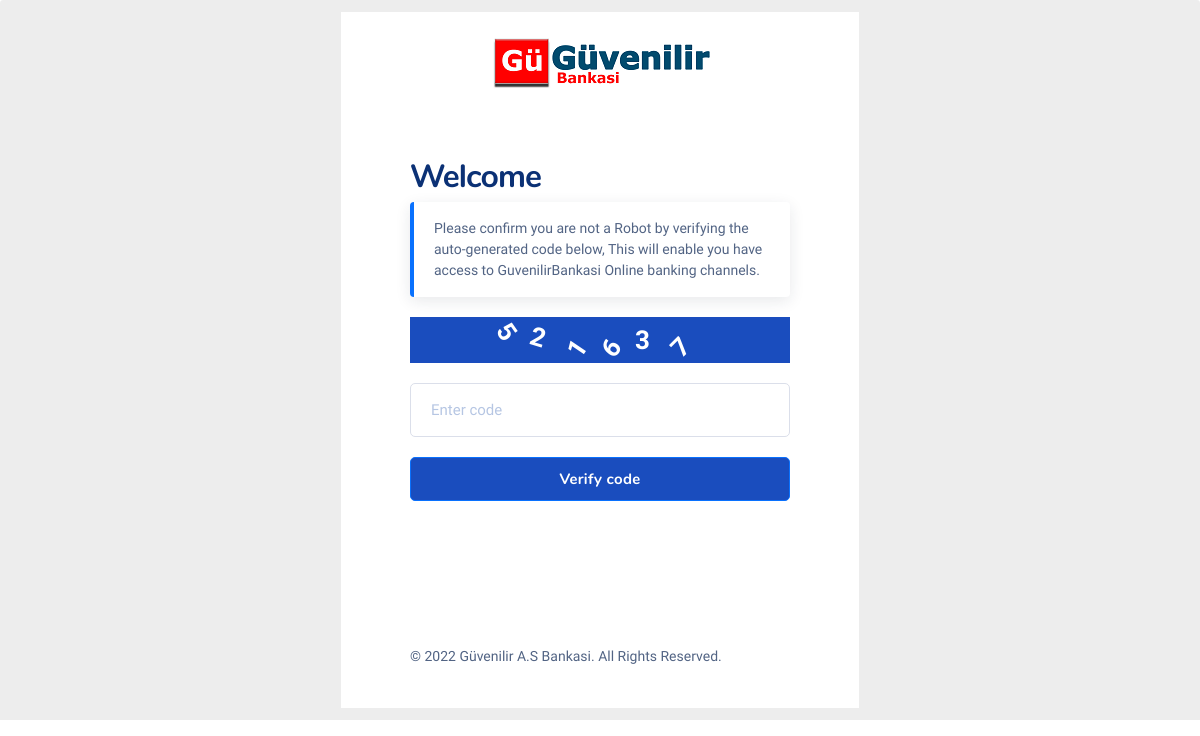
The page / on the database its author committed.
### tables this page shows
CREATE TABLE `setting` (
  `id` int(11) NOT NULL,
  `name` varchar(150) NOT NULL,
  `logo` varchar(150) NOT NULL,
  `address` varchar(150) NOT NULL,
  `email` varchar(150) NOT NULL,
  `phone` varchar(150) NOT NULL,
  `favicon` varchar(150) NOT NULL,
  `tagline` varchar(150) NOT NULL,
  `register` varchar(150) NOT NULL,
  `darklogo` varchar(150) NOT NULL,
  `description` varchar(700) NOT NULL DEFAULT 'This Credit Union is federally-insured by the National Credit Union Administration. We do business in accordance with the Fair Housing Law and Equal opportunity Credit Act.',
  `seo` varchar(150) NOT NULL,
  `footerlogo` varchar(150) NOT NULL DEFAULT 'footlogo.png',
  `securityalert` varchar(150) NOT NULL,
  `stockrate` varchar(5505) NOT NULL DEFAULT '<script type="text/javascript" src="https://s3.tradingview.com/external-embedding/embed-widget-ticker-tape.js" async="">                                                                         {                                                                             "symbols"                                                                         :                                                                             [                                                                                 {                                                                                     "title": "S&P 500",                                                                                     "proName": "OANDA:SPX500USD"                                                                                 },                                                                                 {                                                                                     "title": "Nasdaq 100",                                                                                     "proName": "OANDA:NAS100USD"                                                                                 },                                                                                 {                                                                                     "title": "EUR/USD",                                                                                     "proName": "FX_IDC:EURUSD"                                                                                 },                                                                                 {                                                                                     "title": "BTC/USD",                                                                                     "proName": "BITSTAMP:BTCUSD"                                                                                 },                                                                                 {                                                                                     "title": "ETH/USD",                                                                                     "proName": "BITSTAMP:ETHUSD"                                                                                 },                                                                                 {                                                                                     "description": "AAPL",                                                                                     "proName": "NASDAQ:AAPL"                                                                                 },                                                                                 {                                                                                     "description": "MICROSOFT",                                                                                     "proName": "NASDAQ:MSFT"                                                                                 }                                                                             ],                                                                                 "colorTheme"                                                                         :                                                                             "dark",                                                                                 "isTransparent"                                                                         :                                                                             false,                                                                                 "displayMode"                                                                         :                                                                             "compact",                                                                                 "locale"                                                                         :                                                                             "en"                                                                         }                                                                     </script>',
  `stockrate2` varchar(1000) NOT NULL DEFAULT '    <iframe             src="//www.exchangerates.org.uk/widget/ER-LRTICKER.php?w=1400&amp;s=1&amp;mc=GBP&amp;mbg=F0F0F0&amp;bs=yes&amp;bc=000044&amp;f=verdana&amp;fs=10px&amp;fc=000044&amp;lc=000044&amp;lhc=FE9A00&amp;vc=FE9A00&amp;vcu=008000&amp;vcd=FF0000&amp;"             width="1400" height="30" frameborder="0" scrolling="no" marginwidth="0" marginheight="0"></iframe>',
  `stock` int(11) NOT NULL DEFAULT 1,
  `money` varchar(50) NOT NULL DEFAULT 'USD',
  `country` varchar(50) NOT NULL DEFAULT 'United States',
  `visa_picture` varchar(150) NOT NULL,
  `tawk` varchar(500) NOT NULL,
  `shortname` varchar(150) NOT NULL DEFAULT 'Rednerbank',
  `blocked_msg` varchar(500) NOT NULL DEFAULT 'Dear Customer, we have discovered suspicious activities on your account. An unauthorized IP address attempted to carry out a transaction on your account. Consequently, your account has been flagged by our risk assessment department. kindly visit our nearest branch with your identification card and utility bill to confirm your identity before it can be reactivated. For more information, kindly contact our online customer care representatives.',
  `crypto` int(11) NOT NULL DEFAULT 1,
  `blocked_title` varchar(150) NOT NULL DEFAULT 'Account Suspended',
  `imfmsg` varchar(1000) NOT NULL DEFAULT 'You need to provide your IMF code before you can continue with this transaction.<br>                                                 You visit any of our nearest branch or contact our online customer care representative, they will help you with the appropriate IMF code for this transaction.',
  `cotmsg` varchar(1000) NOT NULL DEFAULT 'You need to provide your COT code before you can continue with this transaction. You can visit any of our nearest branch or contact our online customer care representative, they will help you with the appropriate COT code for this transaction.',
  `icmsg` text DEFAULT NULL,
  `tinmsg` text DEFAULT NULL,
  `tacmsg` text DEFAULT NULL,
  `charges` varchar(11) NOT NULL DEFAULT '0.3',
  `wiremsg` varchar(500) NOT NULL,
  `localmsg` varchar(500) NOT NULL,
  `cot_imf_counter` int(11) NOT NULL DEFAULT 5,
  `cot_error` varchar(500) NOT NULL DEFAULT 'Your account have been temporarily suspended for providing the wrong COT code, We are always committed to safe guarding your funds and therefore this is the right decision we can take for now. For more information, kindly contact our live customer care representatives.',
  `imf_error` varchar(500) NOT NULL DEFAULT 'Your account have been temporarily suspended for providing the wrong IMF code, We are always committed to safe guarding your funds and therefore this is the right decision we can take for now. For more information, kindly contact our live customer care representatives.',
  `enable_cot_imf` varchar(20) NOT NULL DEFAULT 'Yes',
  `rest_msg` varchar(1000) NOT NULL DEFAULT 'Your  account was temporary restricted from carrying out transaction via our online banking channel, Kindly visit any of our nearest branch to resolve this issue. For more information, kindly contact our online customer care representative.',
  `userstac` varchar(50) NOT NULL DEFAULT '1999',
  `usersic` varchar(50) NOT NULL DEFAULT '1999',
  `userstin` varchar(50) NOT NULL DEFAULT '1999',
  `enable_tin_ic_tac` varchar(20) NOT NULL DEFAULT 'Yes',
  `enable_tac` varchar(20) NOT NULL DEFAULT 'Yes',
  `enable_ic` varchar(20) NOT NULL DEFAULT 'Yes',
  `enable_tin` varchar(20) NOT NULL DEFAULT 'Yes',
  `former` varchar(150) NOT NULL DEFAULT 'Yes',
  `bots` int(10) NOT NULL DEFAULT 1,
  `site_url` varchar(50) NOT NULL,
  `kyc` int(11) NOT NULL DEFAULT 1,
  `loan` int(11) NOT NULL DEFAULT 1,
  `visual_card` int(11) NOT NULL DEFAULT 1,
  `theme` varchar(80) NOT NULL DEFAULT 'light'
);

### index.php (the view, shortened to what this page needs)
<?php
 require_once("scripts/connect.php");
 $query = $conn->query("SELECT * FROM setting WHERE id = 1") or die(mysqli_error($conn));
 while($rows = mysqli_fetch_array($query)){
    $sitename = $rows["name"];
    $logo = $rows["logo"];
    $sitephone = $rows["phone"];
    $siteemail = $rows["email"];
    $shortname = $rows['shortname'];
}
$n1 = rand(0,9);
$n2 = rand(0,9);
$n3 = rand(0,9);
$n4 = rand(0,9);
$n5 = rand(0,9);
$n6 = rand(0,9);
$captcha = "$n1$n2$n3$n4$n5$n6";
 ?>
<!DOCTYPE html>
<html lang="en-US" class="js">
<head>
    <link rel="stylesheet" href="assets/css/dashlite.css?ver=2.4.0">
    <link rel="stylesheet" href="assets/loader.css">
    <link rel="stylesheet" href="scss/sweetalert.css">
    <link id="skin-default" rel="stylesheet" href="assets/css/theme.css?ver=2.4.0">
     <link href="css/toastr.css" rel="stylesheet"/>
</head>
<body class="nk-body npc-crypto bg-white pg-auth">
    <div class="nk-app-root">
        <div class="justify-center card-header">
            <div class="nk-split-content nk-block-area nk-block-area-column nk-auth-container bg-white">
                <div class="nk-block nk-block-middle nk-auth-body">
                    <center class="brand-logo pb-5">
                        <a href="" class="logo-link">
                            <img class="logo-dark logo-img logo-img-lg" src="<?php echo $logo ?>" srcset="<?php echo $logo ?>" alt="logo-dark">
                        </a>
                    </center>
                    <br>
                    <?php if(isset($_GET['action']) AND $_GET['action'] == "confirmReg"){
                        $source = $_GET['source'];
                        $query = $conn->query("SELECT * FROM users WHERE email_code = '$source'");
                        if(mysqli_num_rows($query) < 1){
                            i_redirect("index");
                        }else{
                            $sql = $conn->query("UPDATE users SET email_verify = 1 WHERE email_code = '$source'");
                        }
                        $userd = mysqli_fetch_array($query);
                        ?>
                        <div class="nk-block-head">
                        <div class="nk-block-head-content">
                            <h3 class="nk-block-title">Account registration completed!</h3>
                            <div class="nk-block-des alert alert-pro alert-success">
                                <p class="alert-text">Your email address has been successfully verified.</p>
                            </div>
                        </div>
                    </div>
                    <p>Dear <?php echo "".$userd['firstname']." ".$userd['middlename']." ".$userd['lastname']."" ?>,</p>
                     <p>
          Welcome aboard! <?php echo $sitename; ?> is the market  most innovative and fastest-growing company in the financial industry. We look forward to working with you to help you get the most out of our financial services and realize your banking goals.
          </p>
          Here at <?php echo $sitename; ?>, we are committed in providing wide variety of savings, investment and loan products, all designed to meet your specific needs. Our services are being used by over two million customers around the world. We hope that we’ll live up to your expectations.
          <p>
          Our excellent customer support team is available 24/7 to help you with any questions. You can contact them at:<br> <a class="text-success" href="mailto:<?php echo $siteemail; ?>"><?php echo $siteemail; ?></a> or<br> <a class="text-success" href="tel:<?php echo $sitephone; ?>"><?php echo $sitephone; ?></a>.
          </p>
          <p>
          Your satisfaction is a priority for us, so feel free to share any feedback you have – we take your opinion seriously and will do our best to implement solutions for you.
          </p>
           <div class="form-group">
                <a href="index"><button class="btn btn-lg btn-primary btn-block" id="btn"> <em class="icon ni ni-arrow-left"></em> Back To Home</button></a>
            </div>
                    <?php } else { ?>
                    <div class="nk-block-head">
                        <div class="nk-block-head-content">
                            <h3 class="nk-block-title">Welcome</h3>
                            <div class="nk-block-des alert alert-pro alert-primary">
                                <p class="alert-text">Please confirm you are not a Robot by verifying the auto-generated code below, This will enable you have  access to <?php echo$shortname ?> Online banking channels.</p>
                            </div>
                        </div>
                    </div>
    <form action="scripts/auth?action=verifyRecaptcha&code=<?php echo$captcha ?>" id="verifyForm" method="post">
        <div class="form-group">
        <div style="height: 46px; line-height: 46px; width:100%; text-align: center; background-color: #1A4DBE; color: #ffffff!important; font-size: 26px; font-weight: bold; letter-spacing: 20px; font-family: 'Henny Penny', cursive;  -webkit-user-select: none; -moz-user-select: none;-ms-user-select: none;user-select: none;  display: flex; justify-content: center;" class="captcha"><span style="    float:left;     -webkit-transform: rotate(55deg);"><?php echo$n1 ?></span><span style="    float:left;     -webkit-transform: rotate(17deg);"><?php echo$n2 ?></span><span style="    float:left;     -webkit-transform: rotate(-56deg);"><?php echo$n3 ?></span><span style="    float:left;     -webkit-transform: rotate(-51deg);"><?php echo$n4 ?></span><span style="    float:left;     -webkit-transform: rotate(0deg);"><?php echo$n5 ?></span><span style="    float:left;     -webkit-transform: rotate(-45deg);"><?php echo$n6 ?></span></div><input type="hidden" name="captcha_secret" value="da6f040a13868b805eb3654ba0607afef7fa0c157ee5c3a5352eb625efb7bd32"></div>
    <div class="form-group">
        <input type="text" name="captcha" id="captcha" class="form-control form-control-xl" placeholder="Enter code" autocomplete="off" required>
    </div>
                        <div class="form-group">
                            <button class="btn btn-lg btn-primary btn-block secretFom" id="btn" type="submit" >Verify code</button>
                        </div>
                    </form>
                <?php } ?>
                </div>
                <div class="nk-block nk-auth-footer" style="margin-top:80px;">
                   <div class="mt-3">
                        <p>&copy; <?php echo "".date("Y").""; ?> <?php echo$sitename;?>. All Rights Reserved.</p>
                    </div>
                </div>
            </div>
        </div>
    </div>
</body>
</html>

### assets/loader.css (style rules this page uses)
img { display:inline-block; max-width:100%; height:auto; }

### index.php (style rules this page uses)
.btn-primary { background-color: #1A4DBE; }

### rows shown on the page
setting: logo (picture), shortname "GuvenilirBankasi", name "Güvenilir A.S Bankasi"
